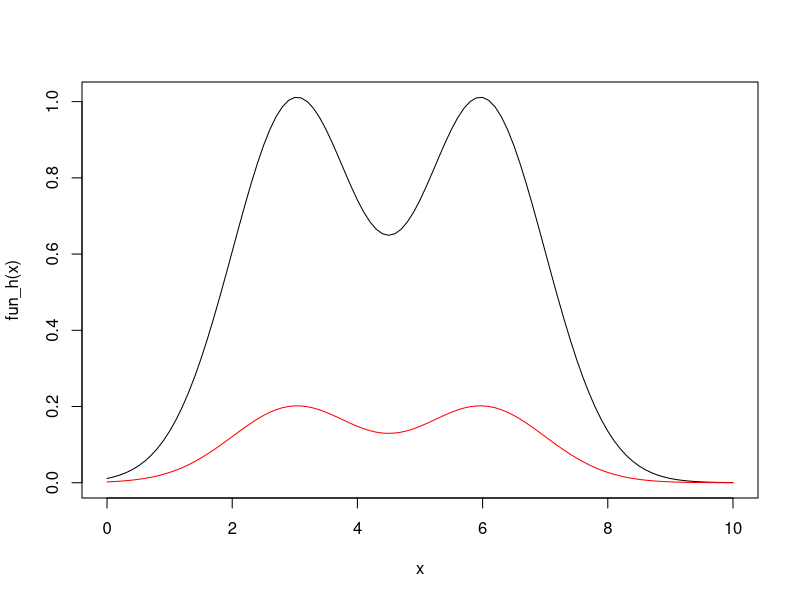

Source code (R): (Note: this script raises an error after producing the figure.)
## ---- chunk 1
N <- 10000
x <- runif(N)
y <- runif(N,0,exp(1))
phat <- mean(y<=exp(x))
I1.est <- exp(1)*phat  # 估计
I.true <- exp(1)-1 # 准确值
var1 <- exp(2)*phat*(1-phat)  # 渐进方差

## 定义函数用于求各种误差
# 输入：估计值I1.est，准确值I.true，序列方差var1
I.err <- function(I1.est,I.true,var1,N){
    ae1 <- abs(I1.est-I.true)  # 绝对误差
    re1 <- ae1/I.true  # 相对误差
    mre1 <- 0.8*sqrt(var1/N)/I1.est  # MRE
    I1 <- list(estimation = I1.est,AE = ae1,RE = re1,VAE = var1,MRE = mre1)
    I1
}

I1 <- I.err(I1.est,I.true,var1,N)
I1
## ---- chunk 2
N <- 10000
u <- exp(runif(N))
I2.est <- mean(u)  # 估计
var2 <- var(u)  # 渐进方差
I2 <- I.err(I2.est,I.true,var2,N)
I2
## ---- chunk 3
N <- 10000
u <- runif(N)
x <- sqrt(1+3*u)-1
y <- 1.5*exp(x)/(1+x)
I3.est <- mean(y)  # 估计
var3 <- var(y)  # 渐进方差
I3 <- I.err(I3.est,I.true,var3,N)
I3
## ---- chunk 4
knitr::kable(rbind(I1,I2,I3))
## ---- chunk 5
I.true <- (exp(-9/4)+exp(-9))/sqrt(2);I.true
## ---- chunk 6
N <- 1000
X <- rnorm(N)
fun_h <- function(x){
    exp(-(x-3)^2/2)+exp(-(x-6)^2/2)
}
eta <- fun_h(X)
I1.est <- mean(eta)
var1 <- var(eta)
I1 <- I.err(I1.est,I.true,var1,N)
I1
## ---- chunk 7
N <- 1000
u <- runif(N)
X <- rnorm(N,3,1)
X[u>0.5] <- X[u>0.5]+3  # N(6,1)
fun_g <- function(x){
    0.5*dnorm(x,3,1)+0.5*dnorm(x,6,1)
}
W <- dnorm(X)/fun_g(X)  # 重要性权重
eta <- W*fun_h(X)
I2.est <- mean(eta)
var2 <- var(eta)
I2 <- I.err(I2.est,I.true,var2,N)
I2
## ---- chunk 8
curve(fun_h,0,10)
curve(fun_g,0,10,add = TRUE,col="red")
## ---- chunk 9
knitr::kable(rbind(I1,I2))
## ---- chunk 10
# 估计概率
N <- 10^6
n <- 100
X <- matrix(rnorm(N*n),n,N)>4.5
m <- apply(X,1,mean)
m <- mean(m);m
## ---- chunk 11
fun <- function(x) match(TRUE,x);
ma <- apply(X,1,fun)
ma <- mean(ma,na.rm = TRUE);ma
## ---- chunk 12
N <- 1000
# 生成g(x)样本
X <- rexp(N,1)+4.5
eta <- dnorm(X)/exp(-X+4.5)
I.est <- mean(eta)
I.true <- pnorm(4.5,lower.tail = FALSE)
var <- var(eta)
I <- I.err(I.est,I.true,var,N)
I
